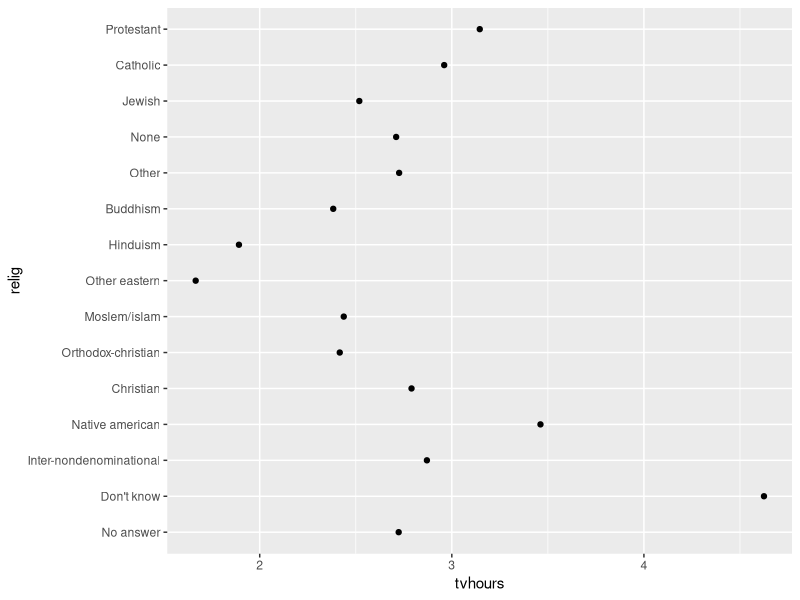
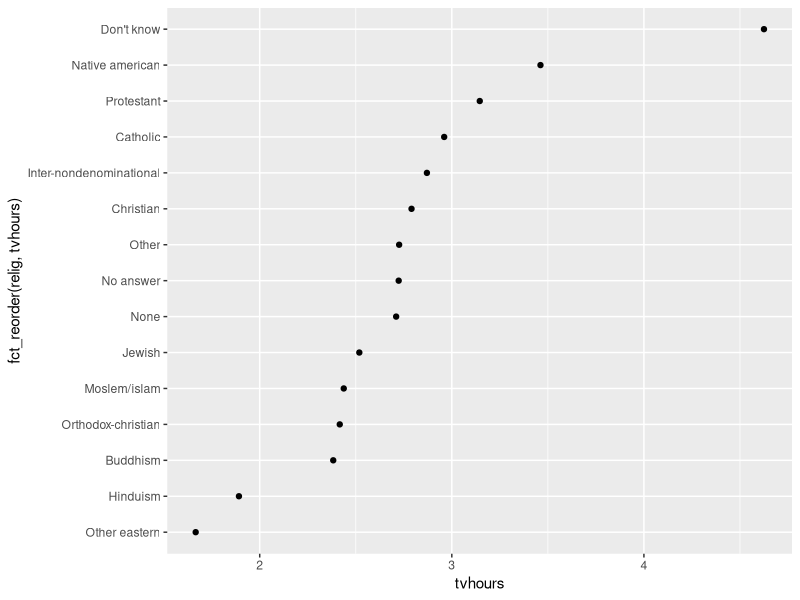

Write the R code that produced these figures, in order.
## ---- chunk 1
library(stringr)
library(tibble)
library(dplyr)
library(ggplot2)
## ---- chunk 2
our_string = c("With", "great", "power", "comes", "great", "responsibility")
str_length(our_string)
length(our_string) #note the difference between length and str_length
## ---- chunk 3
str_c("Hello", "World", sep = " ")
## ---- chunk 4
str_c(our_string,  collapse = " ")
## ---- chunk 5
str_sub(our_string, 2, 4)
str_sub(our_string, -1, -1)
str_sub(our_string, -2, -1)
## ---- chunk 6
str_to_lower(our_string)
str_to_upper(our_string)
str_to_title(our_string)
# specify locale to be sure that behavior is consistent with locale option
str_to_title(our_string, locale = "en")
## ---- chunk 7
str_sort(our_string)
## ---- chunk 8
another_string = c(NA, "Hello", "World")
str_c(another_string, collapse = " ")
str_c(str_replace_na(another_string, replacement = ""), collapse = " ")
str_c(na.omit(another_string), collapse = " ")
## ---- chunk 9
str_detect(our_string, "a")
str_detect(our_string, "a|W")
str_detect(our_string, "[aeiou]")
str_detect(c('8','1'), "[0-5]")
str_detect(our_string, "s$") # s at end of string
str_detect(our_string, "^G") # G at beginning of string
## ---- chunk 10
our_string = c("oas", "os", "oa", "ot", "olkjdnsa", "so")
str_detect(our_string, "o[^ ]+s|os") #  o followed by s
## ---- chunk 11
str_subset(our_string, "a")
## ---- chunk 12
str_replace(our_string, 'a', 'L')
## ---- chunk 13
my_dataframe = tibble(
  age = c(12, 17, 11, 8),
  gender = c("Male", "Male", "Female", "Female"),
  review = c("C", "B", "B", "A")
)
## ---- chunk 14
my_dataframe = my_dataframe %>%
  mutate(gender = factor(gender, levels = c("Male", "Female"))) %>% 
  mutate(review = factor(review, levels = c("C", "B", "A"), ordered = TRUE))
head(my_dataframe)
## ---- chunk 15
levels(my_dataframe$gender)

levels(my_dataframe$review)
## ---- chunk 16
library(forcats)
## ---- chunk 17
my_dataframe = my_dataframe %>%
  mutate(review = fct_recode(review,
                             "Very Good" = "A",
                             "Good"      = "B", 
                             "Bad"       = "C"))
head(my_dataframe)
## ---- chunk 18
my_dataframe = my_dataframe %>%
  mutate(review = fct_recode(review,
                             "Good" = "Bad"))
head(my_dataframe)
## ---- chunk 19
gss_cat

## ---- chunk 20
relig_summary <- gss_cat %>%
  group_by(relig) %>%
  summarise(
    age = mean(age, na.rm = TRUE),
    tvhours = mean(tvhours, na.rm = TRUE),
    n = n()
  )
#> `summarise()` ungrouping output (override with `.groups` argument)
levels(relig_summary$relig)

ggplot(relig_summary, aes(tvhours, relig)) + geom_point()
## ---- chunk 21
ggplot(relig_summary, aes(tvhours, fct_reorder(relig, tvhours))) +
  geom_point()
## ---- chunk 22
gss_cat %>% filter(relig == 'Protestant')
## ---- chunk 23
lm(tvhours ~ age, data = gss_cat)
lm(tvhours ~ as.factor(age), data = gss_cat)
